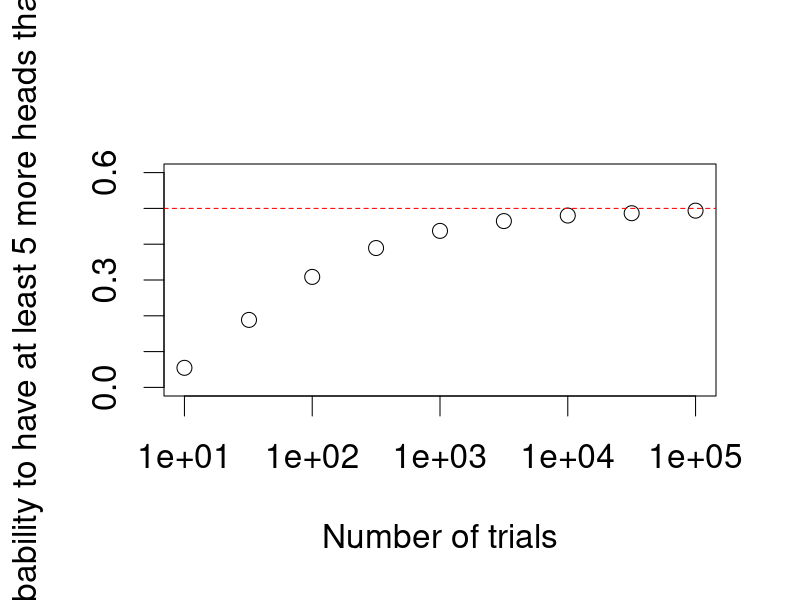
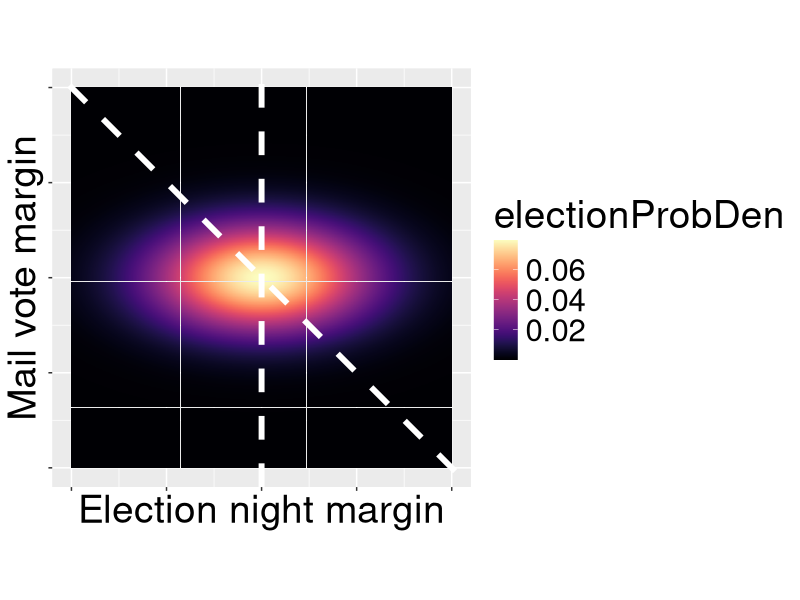

Recreate these plots in R, in order.
## ---- chunk 1
library(viridis)
library(ggplot2)
knitr::opts_knit$set(base.dir = "/home/swolf/website/", base.url = "/")
knitr::opts_chunk$set(fig.path = "figure/2021-07-02-oopsie/",fig.width=16,fig.height=12)
## ---- chunk 2
N = round(10^(seq(1,5,by=0.5)), 0)
kmin = N/2 + 2.5
pMargin5 = pbinom(kmin, N, 0.5, lower.tail = FALSE)
par(cex=2)
plot(N,pMargin5,log='x',xlab='Number of trials', 
     ylab='Probability to have at least 5 more heads than tails',
     ylim=c(0,0.6))
abline(h=0.5,col='red',lty=2)
## ---- chunk 3
dm = 0.0001
margins = seq(0,1000,dm)
probFlip = 2*sum(dm * dnorm(margins,sd=2) * pnorm(-margins,sd=1))
## ---- chunk 4
electionProbDensity = function(x,y){
    epd = dnorm(x,sd=2) * dnorm(y,sd=1)
    return(epd)
}
plotMax = 5
plotRange = seq(-plotMax,plotMax,length.out=1000)
plotDat = expand.grid(X=plotRange, Y=plotRange)
plotDat$electionProbDen = electionProbDensity(x=plotDat$X, y=plotDat$Y)
ggplot(plotDat, aes(X,Y,fill=electionProbDen)) + geom_tile() + 
    scale_fill_viridis(discrete = FALSE,option="A") +
    xlab('Election night margin') + ylab('Mail vote margin') + 
    theme(axis.text=element_blank(),text = element_text(size=28)) + 
    coord_fixed() + geom_vline(xintercept=0, color='white', lwd=2, lty=2) + 
    geom_abline(slope = -1, intercept=0, color='white', lwd=2, lty=2)
